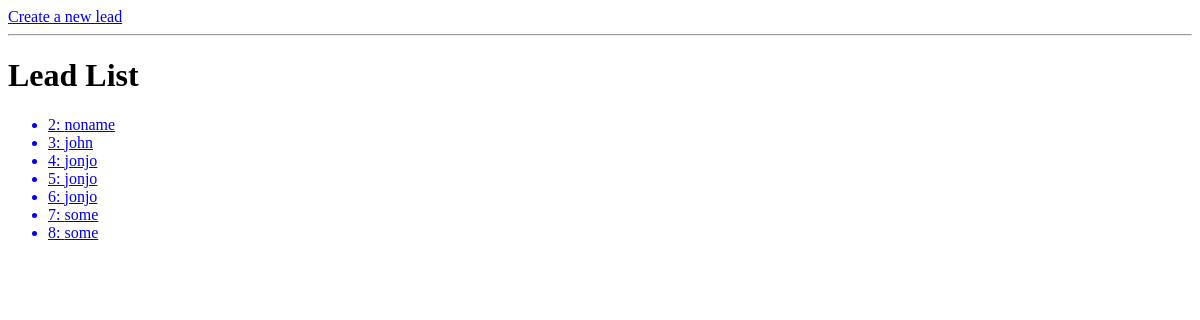
Page /leads/ on the earlier database version.
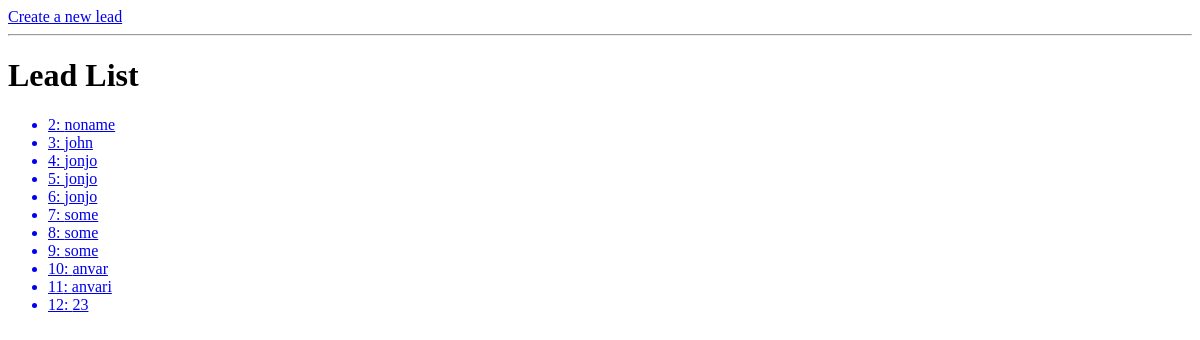
Same page on the later database version.
### leads/models.py (models this page shows, shortened)
class Lead(models.Model):
    first_name = models.CharField(max_length=20)
    last_name = models.CharField(max_length=20)
    age = models.IntegerField(default=0)
    agent = models.ForeignKey("Agent", null=True, blank=True, on_delete=models.SET_NULL)

### leads/views.py (the view)
# urls.py: path("", lead_list, name="lead-list"),
def lead_list(request):
    leads = Lead.objects.all()
    context = {
        "leads": leads
    }
    return render(request, "leads/lead_list.html", context=context)

### leads/templates/leads/lead_list.html
{% block content %}
    <a href="{% url 'leads:lead-create' %}">Create a new lead</a>
    <hr/>
    <h1>Lead List</h1>
    <ul>
        {% for lead in leads %}
            <a href="{% url 'leads:lead-detail' lead.pk %}"><li>{{ lead.id }}: {{ lead.first_name }}</li></a>
        {% empty %}
            <li>No leads available.</li>
        {% endfor %}
    </ul>
{% endblock content %}

Differences in the rows shown:
added Lead: id "9", first_name "some"
added Lead: id "10", first_name "anvar"
added Lead: id "11", first_name "anvari"
added Lead: id "12", first_name "23"
